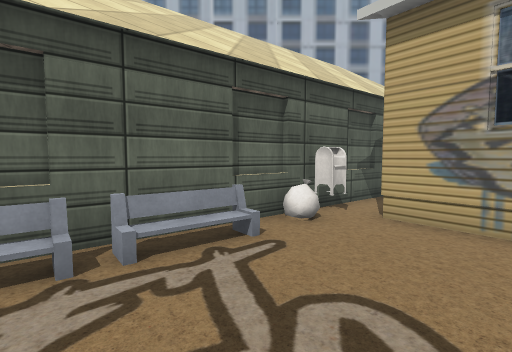
view 1 (above)

13 first-person views from a walk through a 3-D level made in the Unity game engine. The camera is 1.3 m above the floor, tilts 4° down and sees 85° across. The floor is counted in squares, 1 m on a side. Each view is taken from the middle of a square. On the plan, view 1 faces up. The plan holds only what a view shows up to about 13 squares ahead; the rest is blank. The place goes on beyond the plan. Some surface patterns are stand-ins.

view 2
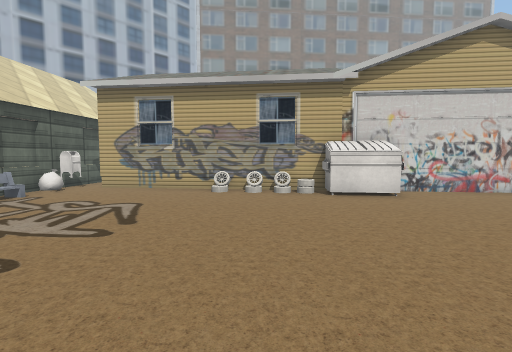

view 3
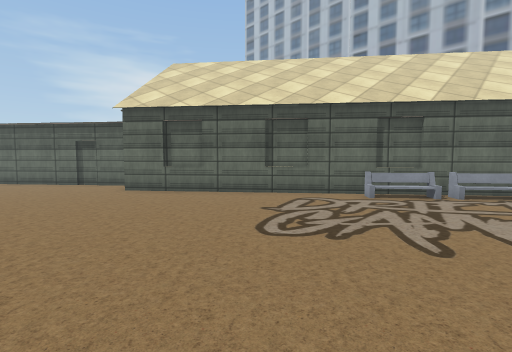

view 4
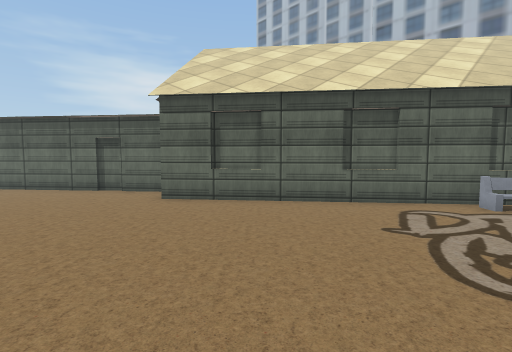

view 5
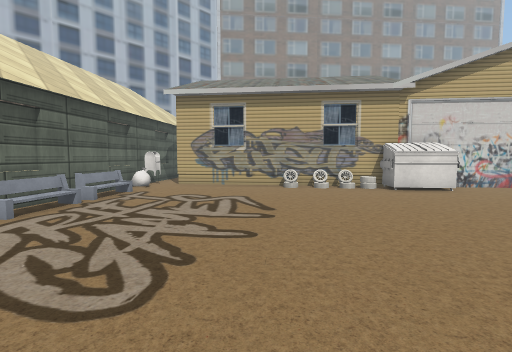

view 6
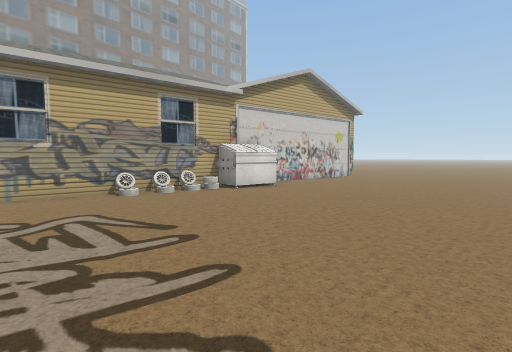

view 7
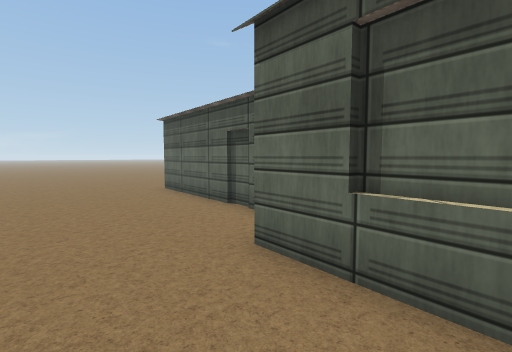

view 8
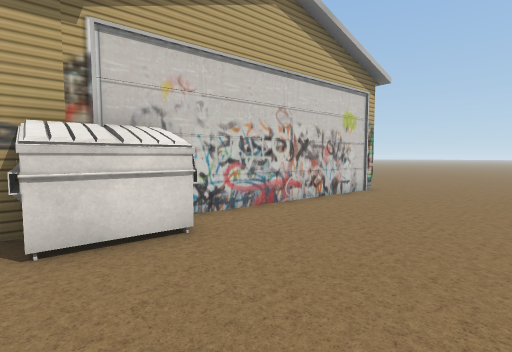

view 9
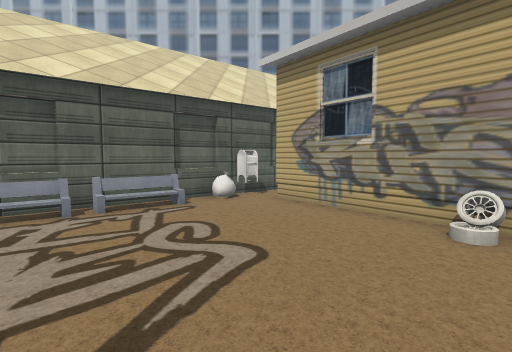

view 10
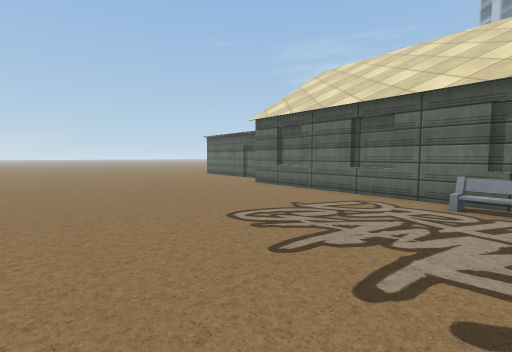

view 11
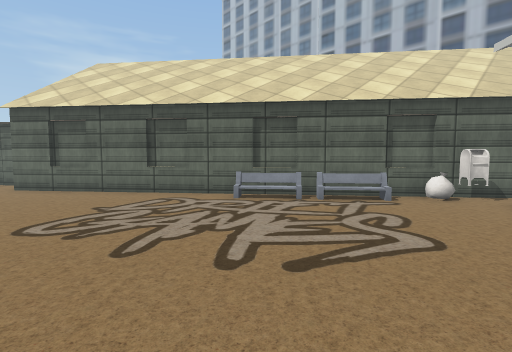

view 12
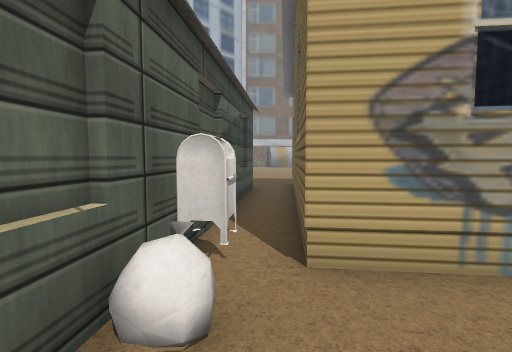

view 13
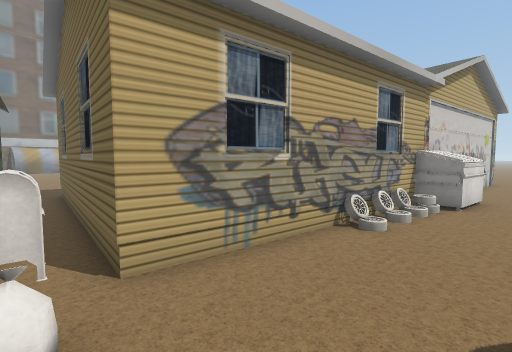

### Floor plan
Key: @ floor where view 1 was taken; # wall or solid block; x gap in a wall; . floor; / step, stairs or slope; H house; O other object.
Columns run from 18 left of view 1 to 12 right of it. Each row starts with its distance up from view 1.
 12                          ##.#
 11                          ####
 10
  9
  8                    ####
  7                   ##O #
  6                  ##OOH#
  5                 ##O..##
  4                ##/....##
  3              ###/......##
  2             ##O/........#
  1            ##...........##
  0           ##......@.....###
 -1         ###..............##
 -2     #####................OOH
 -3    ##..#..................OO##
 -4   ##.......................O.#
 -5  ##..........................##
 -6 ##............................#
 -7 x..............................

Positions as (right, up) in squares from view 1, and headings:
1: (0, 0), facing up
2: (-1, -7), facing up-right
3: (0, -7), facing up-left
4: (-3, -7), facing up-left
5: (-4, -6), facing up-right
6: (-4, -3), facing right
7: (-7, -3), facing left
8: (4, -5), facing right
9: (2, -3), facing up
10: (3, -3), facing left
11: (3, -4), facing up-left
12: (0, 4), facing up-right
13: (-1, 4), facing right
